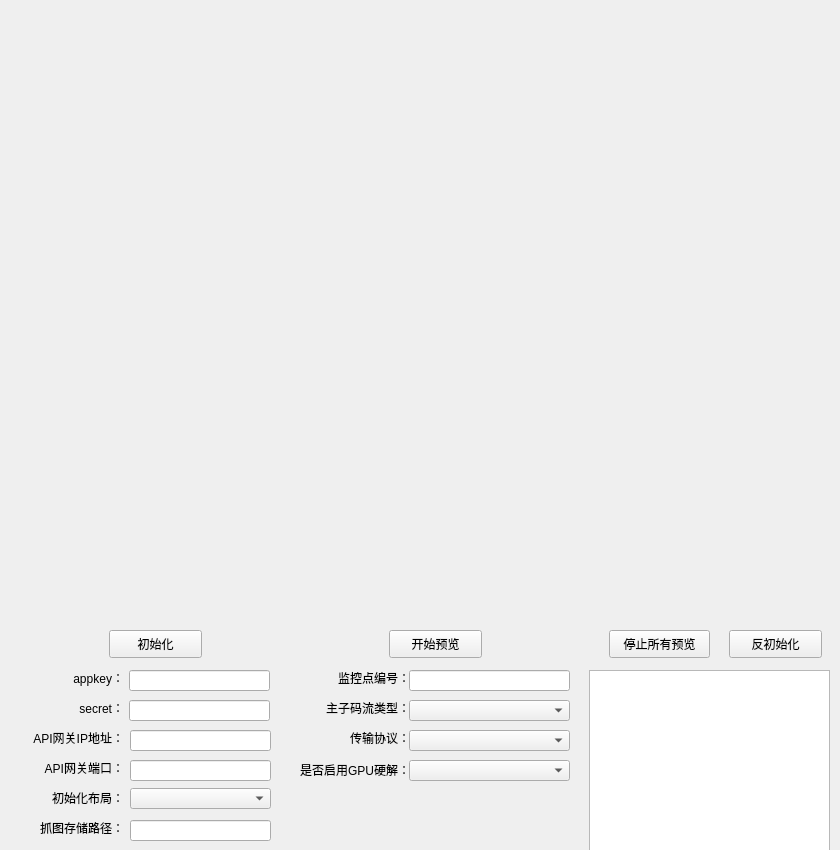
<?xml version="1.0" encoding="UTF-8"?>
<ui version="4.0">
 <class>QPreviewTestClass</class>
 <widget class="QMainWindow" name="QPreviewTestClass">
  <property name="geometry">
   <rect>
    <x>0</x>
    <y>0</y>
    <width>840</width>
    <height>850</height>
   </rect>
  </property>
  <property name="sizePolicy">
   <sizepolicy hsizetype="Fixed" vsizetype="Fixed">
    <horstretch>0</horstretch>
    <verstretch>0</verstretch>
   </sizepolicy>
  </property>
  <property name="minimumSize">
   <size>
    <width>840</width>
    <height>850</height>
   </size>
  </property>
  <property name="maximumSize">
   <size>
    <width>840</width>
    <height>850</height>
   </size>
  </property>
  <property name="windowTitle">
   <string>QPreviewTest</string>
  </property>
  <widget class="QWidget" name="centralWidget">
   <widget class="QWidget" name="m_pWidget" native="true">
    <property name="geometry">
     <rect>
      <x>-2</x>
      <y>-1</y>
      <width>1171</width>
      <height>621</height>
     </rect>
    </property>
   </widget>
   <widget class="QComboBox" name="m_pCBGpuMode">
    <property name="geometry">
     <rect>
      <x>409</x>
      <y>760</y>
      <width>161</width>
      <height>21</height>
     </rect>
    </property>
   </widget>
   <widget class="QLabel" name="label_16">
    <property name="geometry">
     <rect>
      <x>9</x>
      <y>790</y>
      <width>115</width>
      <height>16</height>
     </rect>
    </property>
    <property name="text">
     <string>初始化布局：</string>
    </property>
    <property name="alignment">
     <set>Qt::AlignRight|Qt::AlignTrailing|Qt::AlignVCenter</set>
    </property>
   </widget>
   <widget class="QPushButton" name="m_pBtnStopAll">
    <property name="geometry">
     <rect>
      <x>609</x>
      <y>630</y>
      <width>101</width>
      <height>28</height>
     </rect>
    </property>
    <property name="text">
     <string>停止所有预览</string>
    </property>
   </widget>
   <widget class="QLabel" name="label_15">
    <property name="geometry">
     <rect>
      <x>9</x>
      <y>760</y>
      <width>115</width>
      <height>16</height>
     </rect>
    </property>
    <property name="text">
     <string>API网关端口：</string>
    </property>
    <property name="alignment">
     <set>Qt::AlignRight|Qt::AlignTrailing|Qt::AlignVCenter</set>
    </property>
   </widget>
   <widget class="QLineEdit" name="m_pLETAppkey">
    <property name="geometry">
     <rect>
      <x>129</x>
      <y>670</y>
      <width>141</width>
      <height>21</height>
     </rect>
    </property>
   </widget>
   <widget class="QPushButton" name="m_pBtnInit">
    <property name="geometry">
     <rect>
      <x>109</x>
      <y>630</y>
      <width>93</width>
      <height>28</height>
     </rect>
    </property>
    <property name="text">
     <string>初始化</string>
    </property>
   </widget>
   <widget class="QLabel" name="label_11">
    <property name="geometry">
     <rect>
      <x>299</x>
      <y>730</y>
      <width>111</width>
      <height>16</height>
     </rect>
    </property>
    <property name="text">
     <string>传输协议：</string>
    </property>
    <property name="alignment">
     <set>Qt::AlignRight|Qt::AlignTrailing|Qt::AlignVCenter</set>
    </property>
   </widget>
   <widget class="QLineEdit" name="m_pLETSecret">
    <property name="geometry">
     <rect>
      <x>129</x>
      <y>700</y>
      <width>141</width>
      <height>21</height>
     </rect>
    </property>
   </widget>
   <widget class="QLabel" name="label_10">
    <property name="geometry">
     <rect>
      <x>299</x>
      <y>700</y>
      <width>111</width>
      <height>16</height>
     </rect>
    </property>
    <property name="text">
     <string>主子码流类型：</string>
    </property>
    <property name="alignment">
     <set>Qt::AlignRight|Qt::AlignTrailing|Qt::AlignVCenter</set>
    </property>
   </widget>
   <widget class="QLineEdit" name="m_pLETCameraIndex">
    <property name="geometry">
     <rect>
      <x>409</x>
      <y>670</y>
      <width>161</width>
      <height>21</height>
     </rect>
    </property>
   </widget>
   <widget class="QLineEdit" name="m_pLETIp">
    <property name="geometry">
     <rect>
      <x>130</x>
      <y>730</y>
      <width>141</width>
      <height>21</height>
     </rect>
    </property>
   </widget>
   <widget class="QLabel" name="label_13">
    <property name="geometry">
     <rect>
      <x>9</x>
      <y>700</y>
      <width>115</width>
      <height>16</height>
     </rect>
    </property>
    <property name="text">
     <string>secret：</string>
    </property>
    <property name="alignment">
     <set>Qt::AlignRight|Qt::AlignTrailing|Qt::AlignVCenter</set>
    </property>
   </widget>
   <widget class="QLabel" name="label_4">
    <property name="geometry">
     <rect>
      <x>19</x>
      <y>755</y>
      <width>101</width>
      <height>16</height>
     </rect>
    </property>
    <property name="text">
     <string/>
    </property>
   </widget>
   <widget class="QComboBox" name="m_pCBTransMode">
    <property name="geometry">
     <rect>
      <x>409</x>
      <y>730</y>
      <width>161</width>
      <height>21</height>
     </rect>
    </property>
   </widget>
   <widget class="QLabel" name="label_17">
    <property name="geometry">
     <rect>
      <x>9</x>
      <y>820</y>
      <width>115</width>
      <height>16</height>
     </rect>
    </property>
    <property name="text">
     <string>抓图存储路径：</string>
    </property>
    <property name="alignment">
     <set>Qt::AlignRight|Qt::AlignTrailing|Qt::AlignVCenter</set>
    </property>
   </widget>
   <widget class="QComboBox" name="m_pCBStreamType">
    <property name="geometry">
     <rect>
      <x>409</x>
      <y>700</y>
      <width>161</width>
      <height>21</height>
     </rect>
    </property>
   </widget>
   <widget class="QLabel" name="label_3">
    <property name="geometry">
     <rect>
      <x>9</x>
      <y>730</y>
      <width>115</width>
      <height>16</height>
     </rect>
    </property>
    <property name="text">
     <string>API网关IP地址：</string>
    </property>
    <property name="alignment">
     <set>Qt::AlignRight|Qt::AlignTrailing|Qt::AlignVCenter</set>
    </property>
   </widget>
   <widget class="QLabel" name="label_14">
    <property name="geometry">
     <rect>
      <x>9</x>
      <y>670</y>
      <width>115</width>
      <height>16</height>
     </rect>
    </property>
    <property name="text">
     <string>appkey：</string>
    </property>
    <property name="alignment">
     <set>Qt::AlignRight|Qt::AlignTrailing|Qt::AlignVCenter</set>
    </property>
   </widget>
   <widget class="QPushButton" name="m_pBtnPreview">
    <property name="geometry">
     <rect>
      <x>389</x>
      <y>630</y>
      <width>93</width>
      <height>28</height>
     </rect>
    </property>
    <property name="text">
     <string>开始预览</string>
    </property>
   </widget>
   <widget class="QLabel" name="label_12">
    <property name="geometry">
     <rect>
      <x>279</x>
      <y>760</y>
      <width>131</width>
      <height>20</height>
     </rect>
    </property>
    <property name="text">
     <string>是否启用GPU硬解：</string>
    </property>
    <property name="alignment">
     <set>Qt::AlignRight|Qt::AlignTrailing|Qt::AlignVCenter</set>
    </property>
   </widget>
   <widget class="QLineEdit" name="m_pLETSnapDir">
    <property name="geometry">
     <rect>
      <x>130</x>
      <y>820</y>
      <width>141</width>
      <height>21</height>
     </rect>
    </property>
   </widget>
   <widget class="QPushButton" name="m_pBtnUninit">
    <property name="geometry">
     <rect>
      <x>729</x>
      <y>630</y>
      <width>93</width>
      <height>28</height>
     </rect>
    </property>
    <property name="text">
     <string>反初始化</string>
    </property>
   </widget>
   <widget class="QComboBox" name="m_pCBLayout">
    <property name="geometry">
     <rect>
      <x>130</x>
      <y>788</y>
      <width>141</width>
      <height>21</height>
     </rect>
    </property>
   </widget>
   <widget class="QTextEdit" name="m_pEdtMsgTip">
    <property name="geometry">
     <rect>
      <x>589</x>
      <y>670</y>
      <width>241</width>
      <height>181</height>
     </rect>
    </property>
   </widget>
   <widget class="QLineEdit" name="m_pLETPort">
    <property name="geometry">
     <rect>
      <x>130</x>
      <y>760</y>
      <width>141</width>
      <height>21</height>
     </rect>
    </property>
   </widget>
   <widget class="QLabel" name="label_5">
    <property name="geometry">
     <rect>
      <x>309</x>
      <y>670</y>
      <width>101</width>
      <height>16</height>
     </rect>
    </property>
    <property name="text">
     <string>监控点编号：</string>
    </property>
    <property name="alignment">
     <set>Qt::AlignRight|Qt::AlignTrailing|Qt::AlignVCenter</set>
    </property>
   </widget>
  </widget>
 </widget>
 <layoutdefault spacing="6" margin="11"/>
 <resources>
  <include location="QPreviewTest.qrc"/>
 </resources>
 <connections/>
</ui>
